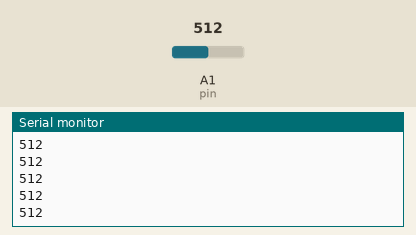
This sketch was run on a simulated Arduino Uno, built with avr-gcc and run on an emulated ATmega328P. Shown: the last lines printed to the serial monitor. The inputs (shaded band) are chosen by the test bench; at power-on: A1 (pin) = 512.

Above: at 1.2 s.
1.3 s: A1 (pin) set to 716
At 1.9 s:
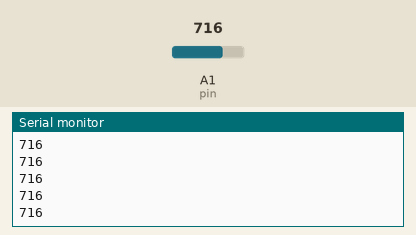
2.8 s: A1 (pin) set to 900
At 3.7 s:
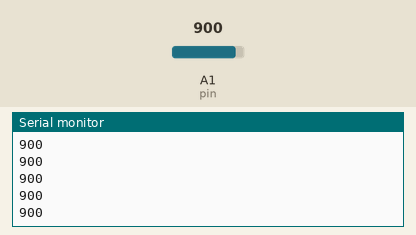
Timing chart, 0 to 5.8 s (numbered marks = the images above; inputs shaded):
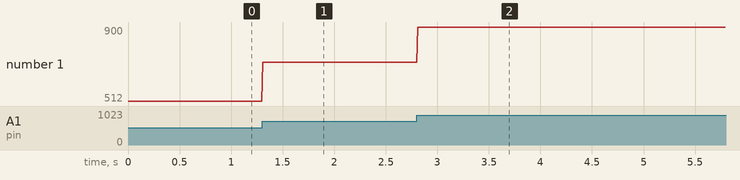

Measured:
- after the input at 1.3 s, the serial monitor: prints a new line at once (image 1)
- after the input at 2.8 s, the serial monitor: prints a new line at once (image 2)
- plotted number 1: 512 → 716 after the input at 1.3 s, 716 → 900 after the input at 2.8 s

The sketch:

flash.ino
```cpp
int pin = A1;
int readVal;
void setup() {
  // put your setup code here, to run once:
  Serial.begin(9600);
}

void loop() {
  // put your main code here, to run repeatedly:
  readVal = analogRead(A1);
  Serial.println(readVal);
  delay(10);
}
```
